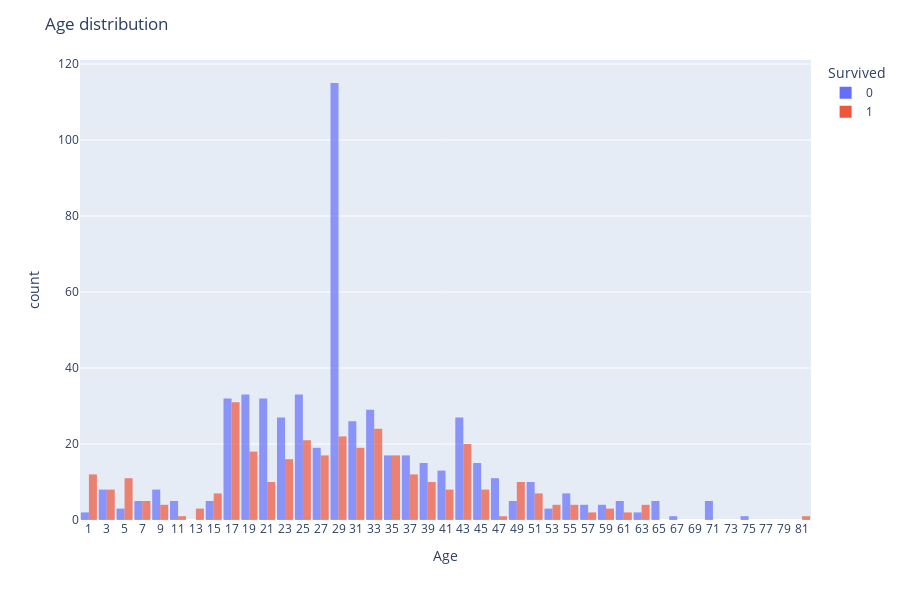

Here is the notebook cell this chart was saved with:
### Code cell
fig= px.histogram(df, x= 'Age', color= 'Survived', barmode='group', opacity=.7, height=600)
fig.update_layout(bargap=0.1, title_text='Age distribution', xaxis = dict(
        tickmode = 'linear', tick0 = 1, dtick = 2)
)

### Figure 1 — Plotly figure (JSON) as saved in the notebook; plotly's stock layout.template omitted (floating-point values rounded to 4 significant figures; data arrays with more than 128 entries replaced by an {"elided": "..."} marker saying what was removed)
{"data": [{"alignmentgroup": "True", "bingroup": "x", "hovertemplate": "Survived=0<br>Age=%{x}<br>count=%{y}<extra></extra>", "legendgroup": "0", "marker": {"color": "#636efa", "opacity": 0.7, "pattern": {"shape": ""}}, "name": "0", "offsetgroup": "0", "orientation": "v", "showlegend": true, "type": "histogram", "x": {"elided": "549 float values"}, "xaxis": "x", "yaxis": "y"}, {"alignmentgroup": "True", "bingroup": "x", "hovertemplate": "Survived=1<br>Age=%{x}<br>count=%{y}<extra></extra>", "legendgroup": "1", "marker": {"color": "#EF553B", "opacity": 0.7, "pattern": {"shape": ""}}, "name": "1", "offsetgroup": "1", "orientation": "v", "showlegend": true, "type": "histogram", "x": {"elided": "342 float values"}, "xaxis": "x", "yaxis": "y"}], "layout": {"bargap": 0.1, "barmode": "group", "height": 600, "legend": {"title": {"text": "Survived"}, "tracegroupgap": 0}, "margin": {"t": 60}, "title": {"text": "Age distribution"}, "xaxis": {"anchor": "y", "domain": [0, 1], "dtick": 2, "tick0": 1, "tickmode": "linear", "title": {"text": "Age"}}, "yaxis": {"anchor": "x", "domain": [0, 1], "title": {"text": "count"}}}}
